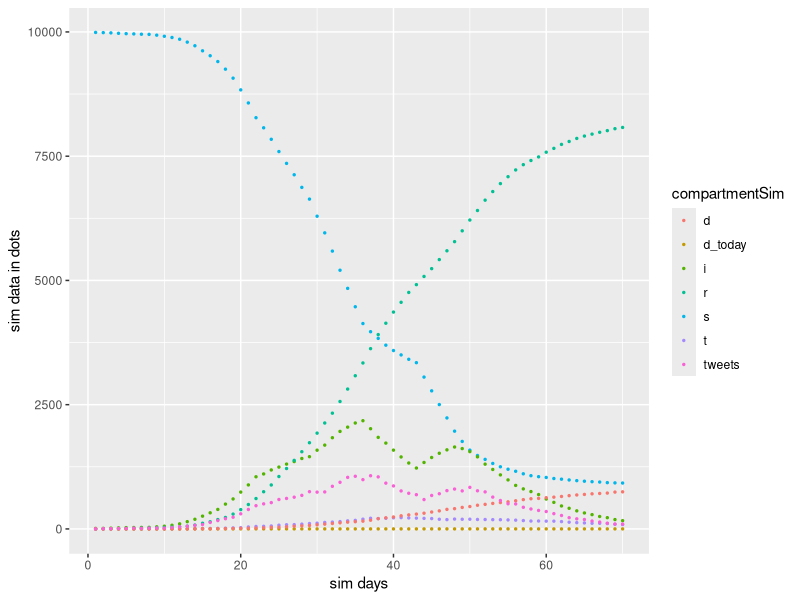

Reproduce this figure in R.
## ---- chunk 1
  knitr::opts_chunk$set(echo = TRUE, message = FALSE, comment = NA, include = TRUE)
## ---- chunk 2
SirtdVaryBeta = function(runName = runName,
                         nPop = nPop,
                         nDays = nDays,
                         print = PRINT,
                         betaDailyInfectionRates = betaDailyInfectionRates,
                         gammaResolvedPerDayRate = gammaResolvedPerDayRate,
                         deathRate = deathRate,
                         tweetRateInfected = tweetRateInfected,
                         nPatientZero = nPatientZero,
                         meanDaysToDeathFromT = meanDaysToDeathFromT,
                         nDailyContacts = nDailyContacts) {
  
  dayState = c(rep('i',nPatientZero), rep('s', nPop - nPatientZero))
  tweets = rep(0, nPop)
  colNames = c('runName', 'day', 's', 'i', 'r', 't', 'd_today', 'd', 'tweets')
  df = data.frame(matrix(nrow = 0, ncol=length(colNames)))
  colnames(df) = colNames
  nextDayState = dayState
  for (day in 1:nDays) {
    df[day,] = rep(NA,length(colNames)) #setup data, will cause errors if I miss something
    df[day,]$runName = runName
    df[day,]$s=  length(subset(dayState, dayState == 's'))
    df[day,]$i = length(subset(dayState, dayState == 'i'))
    df[day,]$r = length(subset(dayState, dayState == 'r'))
    df[day,]$t = length(subset(dayState, dayState == 't'))
    df[day,]$d_today = length(subset(dayState, dayState == 'd_today'))
    df[day,]$d = length(subset(dayState, dayState == 'd'))
    df[day,]$day = day
    df[day,]$tweets = sum(tweets)
    if (print) {
      cat(
        sprintf(
          "Day=%d, susceptible=%d, infected=%d, recovered=%d, terminal=%d, 
          dead today=%d, dead=%d, tweets=%d, R0=%.2f\n",
          df[day,]$day, df[day,]$s, df[day,]$i, df[day,]$r, df[day,]$t, df[day,]$d_today,
          df[day,]$d, df[day,]$tweets, betaDailyInfectionRates[day]/gammaResolvedPerDayRate))
    }
    tweets = rep(0, nPop) #start fresh every day, certainly wrong.
    for (per in 1:nPop) {
      #end infectious period
      if (dayState[per] == 'i') {
        tweets[per] = rbinom(1, 1, tweetRateInfected)
        if (rbinom(n = 1, size = 1, prob = gammaResolvedPerDayRate) == 1) {
          if (rbinom(n = 1, size = 1, prob = deathRate) == 1) {
            nextDayState[per] = 't' 
          }
          else {
            nextDayState[per] = 'r'
          }
        }
      }
      if (dayState[per] == 't') {
        if (rbinom(n = 1, size =1, prob = 1/meanDaysToDeathFromT) == 1) {
          nextDayState[per] = 'd'
        }
      }
    }
    for (per in 1:nPop) {
      if (dayState[per] == 'i') {
        for (otherPer in sample(1:nPop, nDailyContacts)) {
          if (dayState[otherPer] == 's' &&
              rbinom(n = 1, size = 1, 
                     prob = min(betaDailyInfectionRates[day]/nDailyContacts,1.0)) == 1) {
            nextDayState[otherPer] = 'i'
          }
        }
      }
    }
    dayState = nextDayState
  }
  return(df)
}


nPop = 10000
nWeeks = 10
nDays = nWeeks * 7
gammaResolvedPerDayRateSim = 1/7
tweetRateInfected = .5
deathRateSim = 0.1
meanDaysToDeathFromT = 10

sdOfBetas = .1 # for time varying model of infectiousness
betaInfectionRateMeanSim = .3
betaForWeek = abs(rnorm(nWeeks, betaInfectionRateMeanSim, .2))
betaDailyInfectionRatesSim = rep(betaForWeek, times = rep(7,nWeeks))
nPatientZero = 10
nDailyContacts = 10


simDf = SirtdVaryBeta(runName = 'test', nPop = nPop, nDays = nDays, print = TRUE,
                      betaDailyInfectionRates = betaDailyInfectionRatesSim, 
                      gammaResolvedPerDayRate = gammaResolvedPerDayRateSim,
                      tweetRateInfected = tweetRateInfected, 
                      meanDaysToDeathFromT = meanDaysToDeathFromT,
                      nPatientZero = nPatientZero, 
                      nDailyContacts = nDailyContacts,
                      deathRate = deathRateSim)

## ---- chunk 3
library(tidyverse)
for (i in 1:nDays) {
  modelPop = sum(simDf[i, c(-1, -2, -9)])
  if (modelPop != nPop) {
    print(sprintf("Non-constant populatin for model, got %d, expected %d"),
          modelPop, nPop)
  }
}
colnames = colnames(simDf)
simLongDf = gather(data = simDf, key = "compartmentSim", value = "count",
                   all_of(colnames[-1:-2]))

plot = ggplot(data = NULL, aes(x = day, y = mean)) +
  geom_point(data = simLongDf, aes(y = count, color = compartmentSim), size = .5) +
  labs(y = "sim data in dots",
       x = "sim days", 
       caption = paste0("dots for simulated truth, compartment is = ") +
  theme(plot.caption=element_text(size=12, hjust=0, margin=margin(15,0,0,0))))

print(plot)

